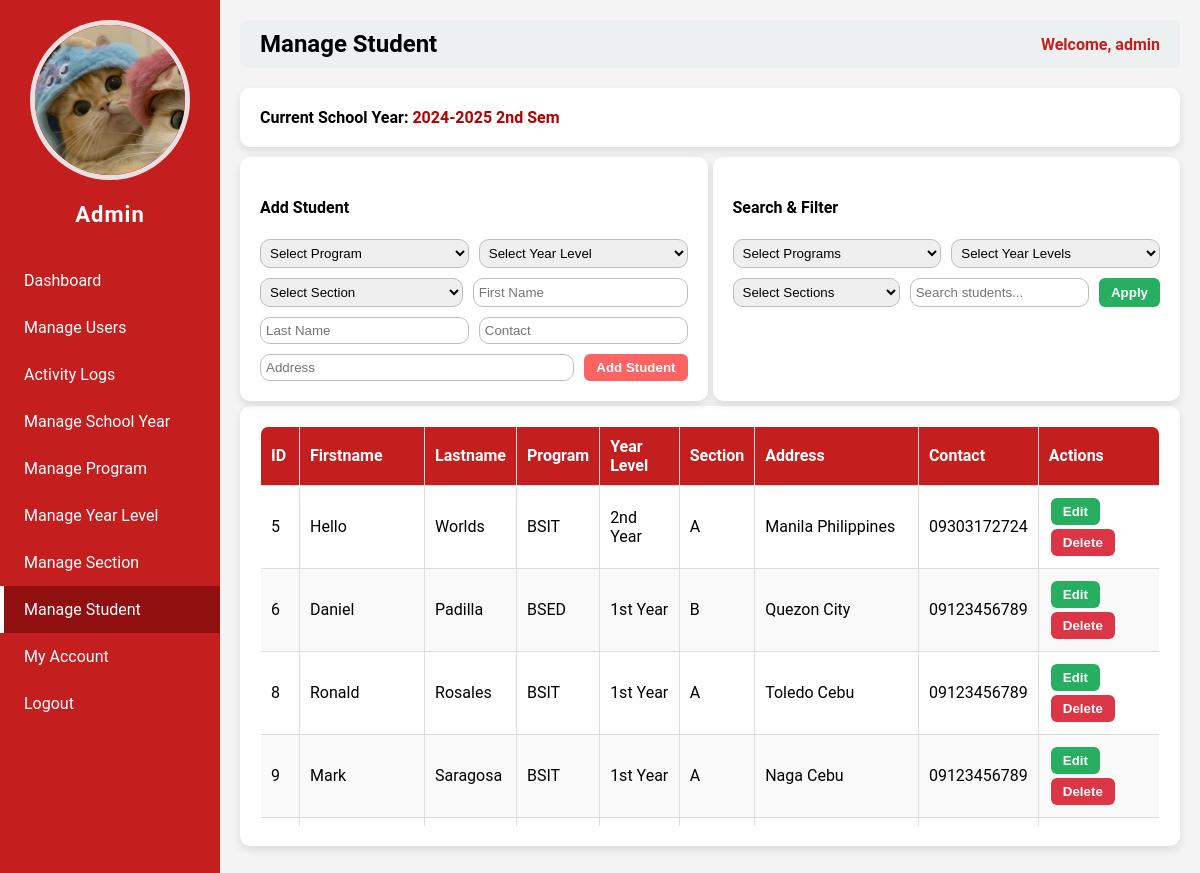
The app's page /admin.php?page=manage_student (signed in) with its own data.
### tables this page shows
CREATE TABLE `users` (
  `id` int(11) NOT NULL,
  `username` varchar(50) NOT NULL,
  `password` varchar(255) NOT NULL,
  `role` varchar(50) NOT NULL,
  `email` varchar(255) NOT NULL,
  `contact` varchar(50) NOT NULL,
  `status` varchar(50) NOT NULL,
  `img` varchar(255) NOT NULL
);

CREATE TABLE `school_years` (
  `id` int(11) NOT NULL,
  `school_year` varchar(50) NOT NULL,
  `is_current` tinyint(1) DEFAULT 0
);

CREATE TABLE `students` (
  `id` int(11) NOT NULL,
  `first_name` varchar(50) NOT NULL,
  `last_name` varchar(50) NOT NULL,
  `school_year_id` int(11) NOT NULL,
  `program_id` int(11) NOT NULL,
  `year_level_id` int(11) NOT NULL,
  `section_id` int(11) NOT NULL,
  `address` varchar(100) NOT NULL,
  `contact` varchar(20) NOT NULL,
  `img` varchar(255) NOT NULL,
  `user_id` int(11) NOT NULL
);

CREATE TABLE `programs` (
  `id` int(11) NOT NULL,
  `program_code` varchar(50) NOT NULL,
  `program_name` varchar(100) NOT NULL
);

CREATE TABLE `year_levels` (
  `id` int(11) NOT NULL,
  `year_level` varchar(50) NOT NULL,
  `year_code` varchar(50) NOT NULL
);

CREATE TABLE `sections` (
  `id` int(11) NOT NULL,
  `section_name` varchar(50) NOT NULL
);

### admin_pages/manage_student.php (the view, shortened to what this page needs)
<?php
require __DIR__ . '/../db_connect.php';
$current_sy = $pdo->query("SELECT * FROM school_years WHERE is_current=1 LIMIT 1")->fetch(PDO::FETCH_ASSOC);
$current_sy_id = $current_sy['id'];
$edit_mode = false;
$edit_student = [];
$search = $_GET['search'] ?? '';
$sql = "
    SELECT st.*, sec.section_name, yl.year_level, p.program_code
    FROM students st
    LEFT JOIN sections sec ON st.section_id = sec.id
    LEFT JOIN year_levels yl ON st.year_level_id = yl.id
    LEFT JOIN programs p ON st.program_id = p.id
    WHERE st.school_year_id = ?
";
$params = [$current_sy_id];
$sql .= " ORDER BY st.id ASC";
$students = $pdo->prepare($sql);
$students->execute($params);
$students = $students->fetchAll(PDO::FETCH_ASSOC);
?>
<div class="container small-container">
    <h3>Current School Year: <span style="color:#b30000;"><?= htmlspecialchars($current_sy['school_year']); ?></span></h3>
</div>
<div class="flex-container">
    <div class="container half">
    <h4><?= $edit_mode ? "Update Student" : "Add Student" ?></h4>
    <form method="POST" class="form-box">
<select name="program_id" required>
    <option value="">Select Program</option>
</select>
<select name="year_level_id" required>
    <option value="">Select Year Level</option>
</select>
<select name="section_id" required>
    <option value="">Select Section</option>
</select>
        <input type="text" name="first_name" placeholder="First Name"
               value="<?= htmlspecialchars($edit_student['first_name'] ?? '') ?>" required>
        <input type="text" name="last_name" placeholder="Last Name"
               value="<?= htmlspecialchars($edit_student['last_name'] ?? '') ?>" required>
        <input type="text" name="contact" placeholder="Contact"
               value="<?= htmlspecialchars($edit_student['contact'] ?? '') ?>">
        <input type="text" name="address" placeholder="Address"
               value="<?= htmlspecialchars($edit_student['address'] ?? '') ?>">
        <?php if ($edit_mode): ?>
            <input type="hidden" name="id" value="<?= $edit_student['id'] ?>">
            <button type="submit" name="update_student" class="btn btn-warning">Update Student</button>
            <a href="" class="btn btn-secondary">Cancel</a>
        <?php else: ?>
            <button type="submit" name="add_student" class="btn btn-primary">Add Student</button>
        <?php endif; ?>
    </form>
</div>
    <div class="container half">
        <h4>Search & Filter</h4>
        <form method="GET" action="admin.php" class="form-box">
            <select name="filter_program">
                <option value="">Select Programs</option>
            </select>
            <select name="filter_year">
                <option value="">Select Year Levels</option>
            </select>
            <select name="filter_section">
                <option value="">Select Sections</option>
            </select>
            <input type="text" name="search" placeholder="Search students..." value="<?= htmlspecialchars($search) ?>">
            <button type="submit" class="btn btn-info">Apply</button>
        </form>
    </div>
</div>
<div class="container">
    <div class="table-box">
        <table class="styled-table">
            <thead>
                <tr>
                    <th>ID</th>
                    <th>Firstname</th>
                    <th>Lastname</th>
                    <th>Program</th>
                    <th>Year Level</th>
                    <th>Section</th>
                    <th>Address</th>
                    <th>Contact</th>
                    <th>Actions</th>
                </tr>
            </thead>
            <tbody>
            <?php if (count($students) > 0): ?>
                <?php foreach ($students as $stu): ?>
                    <tr>
                        <td><?= $stu['id'] ?></td>
                        <td><?= htmlspecialchars($stu['first_name']) ?></td>
                        <td><?= htmlspecialchars($stu['last_name']) ?></td>
                        <td><?= htmlspecialchars($stu['program_code']) ?></td>
                        <td><?= htmlspecialchars($stu['year_level']) ?></td>
                        <td><?= htmlspecialchars($stu['section_name']) ?></td>
                        <td><?= htmlspecialchars($stu['address']) ?></td>
                        <td><?= htmlspecialchars($stu['contact']) ?></td>
                        <td>
                            <form method="POST" class="inline-form">
                                <button type="submit" name="edit_student" class="btn btn-info">Edit</button>
                            </form>
                            <form method="POST" class="inline-form">
                                <button type="submit" name="delete_student" class="btn btn-danger"
                                        onclick="return confirm('Are you sure?')">Delete</button>
                            </form>
                        </td>
                    </tr>
                <?php endforeach; ?>
            <?php else: ?>
                <tr><td colspan="9" style="text-align:center;">No students found.</td></tr>
            <?php endif; ?>
            </tbody>
        </table>
    </div>
</div>

### admin.php (shortened to what this page needs)
<?php
require 'db_connect.php';
$id = $_SESSION['user_id'];
$stmt = $pdo->prepare("SELECT * FROM users WHERE id=?");
$stmt->execute([$id]);
$user = $stmt->fetch(PDO::FETCH_ASSOC);
$page = isset($_GET['page']) ? $_GET['page'] : 'dashboard';
?>
<!DOCTYPE html>
<html>
<head>
</head>
<body>
<div class="sidebar">
    <div class="column profile-photo">
        <?php if (!empty($user['img'])): ?>
            <img src="<?php echo htmlspecialchars($user['img']); ?>" alt="Profile Image">
        <?php else: ?>
            <img src="default.png" alt="Profile Image">
        <?php endif; ?>
    </div>
    <h2>Admin</h2>
    <a href="?page=dashboard" class="<?php echo $page=='dashboard' ? 'active' : ''; ?>">Dashboard</a>
    <a href="?page=manage_users" class="<?php echo $page=='manage_users' ? 'active' : ''; ?>">Manage Users</a>
    <a href="?page=activity_logs" class="<?php echo $page=='activity_logs' ? 'active' : ''; ?>">Activity Logs</a>
    <a href="?page=manage_school_year" class="<?php echo $page=='manage_school_year' ? 'active' : ''; ?>">Manage School Year</a>
    <a href="?page=manage_program" class="<?php echo $page=='manage_program' ? 'active' : ''; ?>">Manage Program</a>
    <a href="?page=manage_year_level" class="<?php echo $page=='manage_year_level' ? 'active' : ''; ?>">Manage Year Level</a>
    <a href="?page=manage_section" class="<?php echo $page=='manage_section' ? 'active' : ''; ?>">Manage Section</a>
    <a href="?page=manage_student" class="<?php echo $page=='manage_student' ? 'active' : ''; ?>">Manage Student</a>
    <a href="?page=my_account" class="<?php echo $page=='my_account' ? 'active' : ''; ?>">My Account</a>
    <a href="logout.php">Logout</a>
</div>
<div class="main-content">
    <div class="header">
        <h2><?php echo str_replace('_',' ', $page); ?></h2>
        <span>Welcome, <?php echo $_SESSION['username']; ?></span>
    </div>
    <div class="content">
        <?php
        $file = "admin_pages/{$page}.php";
        if(file_exists($file)){
            include $file;
        } else {
            echo "<p>Page not found.</p>";
        }
        ?>
    </div>
</div>
</body>
</html>

### admin.php (style rules this page uses)
body { margin: 0; font-family: 'Roboto', sans-serif; background: #f4f4f4; }
.sidebar { position: fixed; top: 0; left: 0; width: 220px; height: 100%; background-color: #c41e1e; color: white; display: flex; flex-direction: column; padding-top: 20px; }
.sidebar h2 { text-align: center; margin-bottom: 30px; font-size: 22px; letter-spacing: 1px; }
.sidebar a { padding: 14px 20px; text-decoration: none; color: white; display: block; transition: 0.3s; border-left: 4px solid transparent; }
.sidebar a.active { background-color: #900f0f; border-left: 4px solid #fff; }
.main-content { margin-left: 220px; padding: 20px; }
.header { display: flex; justify-content: space-between; align-items: center; background: #ecf0f1; padding: 10px 20px; border-radius: 8px; margin-bottom: 20px; }
.header h2 { margin: 0; text-transform: capitalize; }
.header span { font-weight: bold; color: #c41e1e; }
.profile-photo { text-align: center; }
.profile-photo img { width: 150px; height: 150px; object-fit: cover; border-radius: 50%; border: 5px solid #ebe0e0ff; }

### admin_pages/manage_student.php (style rules this page uses)
.small-container { padding: 8px 15px; flex: 1; display: block; max-width: 100%; }
.small-container h3 { font-size: 16px; margin: 0; }
.flex-container { display: flex; gap: 5px; margin-top: 5px; }
.container { background:#fff; padding:20px; border-radius:10px; box-shadow:0 4px 10px rgba(0,0,0,0.1); margin-top:5px; }
.half { flex: 1; max-width: 50%; }
.form-box { display: flex; flex-wrap: wrap; gap: 10px; }
.form-box input, .form-box select { padding: 5px; border: 1px solid #bebebeff; border-radius: 10px; flex: 1 1 calc(25% - 10px); min-width: 150px; }
.table-box { max-height:400px; overflow-y:auto; }
.styled-table { width:100%; border-collapse:collapse; border:1px solid #ddd; border-radius:8px; overflow:hidden; box-shadow:0 2px 5px rgba(0,0,0,0.1); }
.styled-table th, .styled-table td { padding:10px; border:1px solid #ddd; text-align:left; }
.styled-table thead { background:#c41e1e; color:#fff; }
.styled-table tr:nth-child(even) { background:#f9f9f9; }
.inline-form { display:inline-block; margin:2px; }
.btn { padding:6px 12px; border-radius:6px; border:none; cursor:pointer; font-weight:bold; color:white; }
.btn-primary { background:#fc6464ff; }
.btn-danger { background:#dc3545; }
.btn-info { background:#27ae60; }

### records on screen
users: img (picture)
school_years: school_year "2024-2025 2nd Sem"
students: id "5", first_name "Hello", last_name "Worlds", program.program_code "BSIT", year_level.year_level "2nd Year", section.section_name "A", address "Manila Philippines", contact "09303172724"
students: id "6", first_name "Daniel", last_name "Padilla", program.program_code "BSED", year_level.year_level "1st Year", section.section_name "B", address "Quezon City", contact "09123456789"
students: id "8", first_name "Ronald", last_name "Rosales", program.program_code "BSIT", year_level.year_level "1st Year", section.section_name "A", address "Toledo Cebu", contact "09123456789"
students: id "9", first_name "Mark", last_name "Saragosa", program.program_code "BSIT", year_level.year_level "1st Year", section.section_name "A", address "Naga Cebu", contact "09123456789"

### other values on screen
str_replace('_',' ', $page) "Manage Student"
$_SESSION['username'] "admin"
